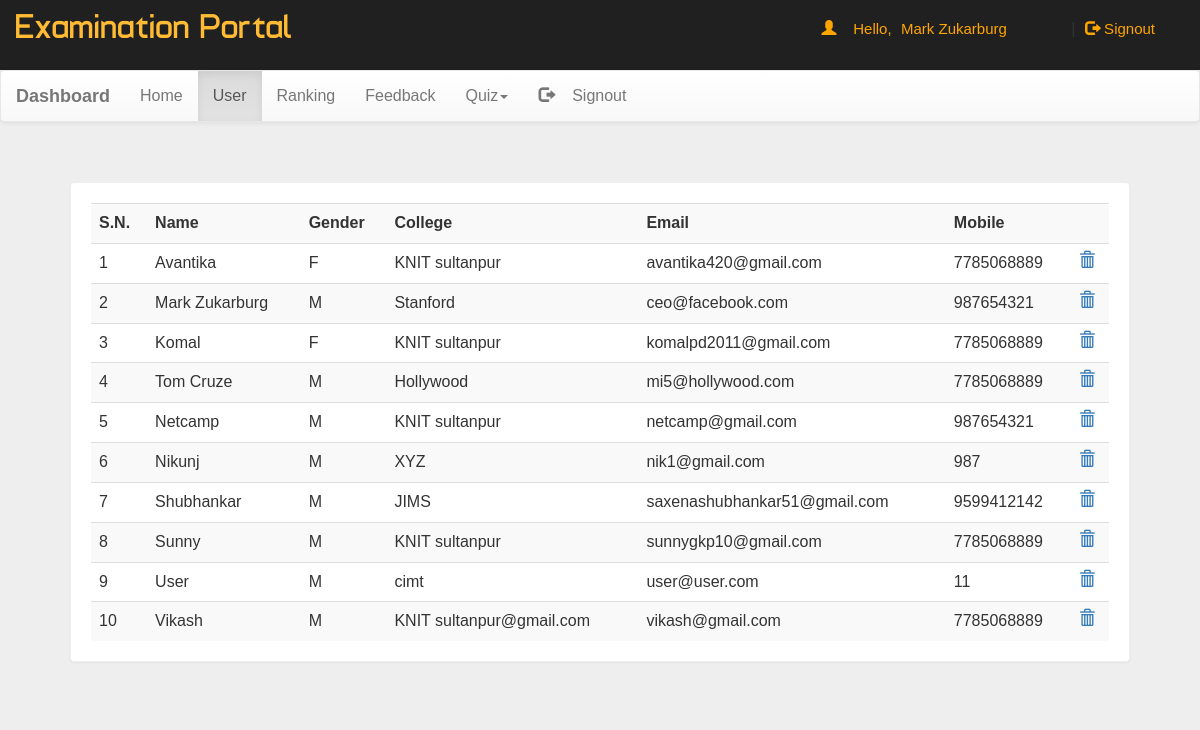
The page /dash.php?q=1 (signed in) on the database as committed earlier.
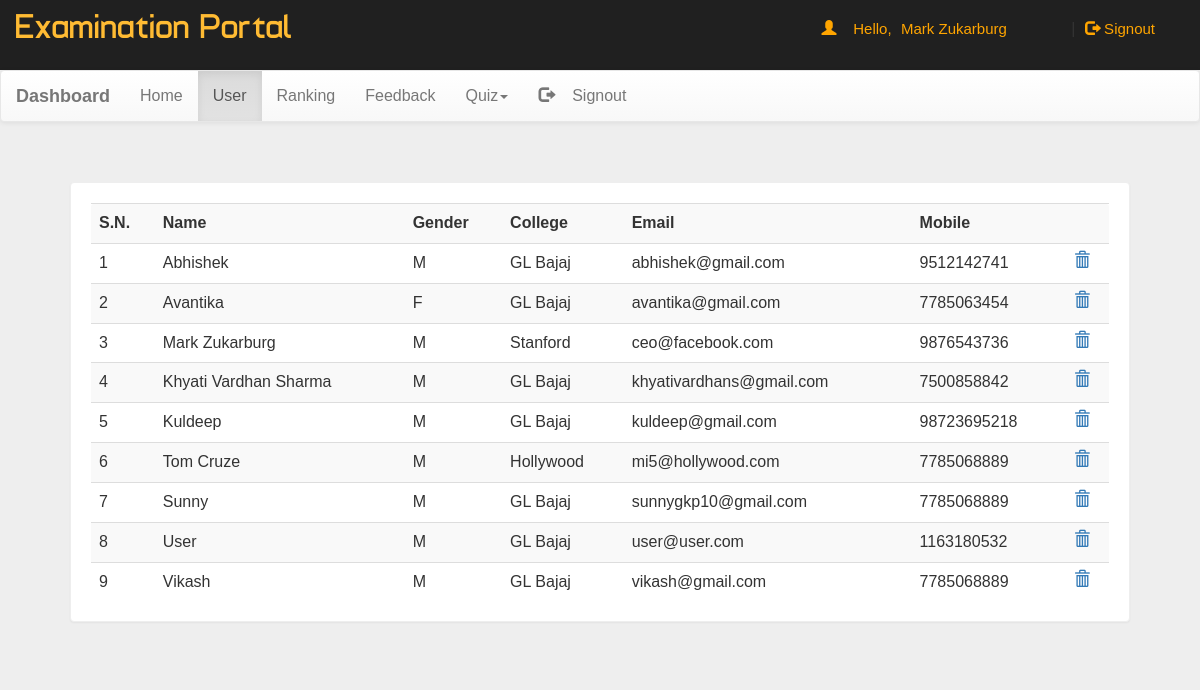
The same page on the database as committed later.
### tables this page shows
CREATE TABLE `user` (
  `name` varchar(50) NOT NULL,
  `gender` varchar(5) NOT NULL,
  `college` varchar(100) NOT NULL,
  `email` varchar(50) NOT NULL,
  `mob` bigint(20) NOT NULL,
  `password` varchar(50) NOT NULL
);

### dash.php (the view, shortened to what this page needs)
<!DOCTYPE html PUBLIC "-//W3C//DTD XHTML 1.0 Transitional//EN" "http://www.w3.org/TR/xhtml1/DTD/xhtml1-transitional.dtd">
<html xmlns="http://www.w3.org/1999/xhtml">
<head>
<link  rel="stylesheet" href="css/bootstrap.min.css"/>
 <link  rel="stylesheet" href="css/bootstrap-theme.min.css"/>
 <link rel="stylesheet" href="css/main.css">
 <link  rel="stylesheet" href="css/font.css">
</head>
<body  style="background:#eee;">
<div class="header">
<div class="row">
<div class="col-lg-6">
<span class="logo">Examination Portal</span></div>
<?php
 include_once 'dbConnection.php';
  if(!(isset($_SESSION['email']))){
header("location:index.php");
}
else
{
$name = $_SESSION['name'];;
echo '<span class="pull-right top title1" ><span class="log1"><span class="glyphicon glyphicon-user" aria-hidden="true"></span>&nbsp;&nbsp;&nbsp;&nbsp;Hello,</span> <a href="account.php" class="log log1">'.$name.'</a>&nbsp;|&nbsp;<a href="logout.php?q=account.php" class="log"><span class="glyphicon glyphicon-log-out" aria-hidden="true"></span>&nbsp;Signout</button></a></span>';
}?>
</div></div>
<nav class="navbar navbar-default title1">
  <div class="container-fluid">
    <div class="navbar-header">
      <a class="navbar-brand" href="dash.php?q=0"><b>Dashboard</b></a>
    </div>
    <div class="collapse navbar-collapse" id="bs-example-navbar-collapse-1">
      <ul class="nav navbar-nav">
        <li <?php if(@$_GET['q']==0) echo'class="active"'; ?>><a href="dash.php?q=0">Home<span class="sr-only">(current)</span></a></li>
        <li <?php if(@$_GET['q']==1) echo'class="active"'; ?>><a href="dash.php?q=1">User</a></li>
		<li <?php if(@$_GET['q']==2) echo'class="active"'; ?>><a href="dash.php?q=2">Ranking</a></li>
		<li <?php if(@$_GET['q']==3) echo'class="active"'; ?>><a href="dash.php?q=3">Feedback</a></li>
        <li class="dropdown <?php if(@$_GET['q']==4 || @$_GET['q']==5) echo'active"'; ?>">
          <a href="#" class="dropdown-toggle" data-toggle="dropdown" role="button" aria-haspopup="true" aria-expanded="false">Quiz<span class="caret"></span></a>
        </li><li class="pull-right"> <a href="logout.php?q=account.php"><span class="glyphicon glyphicon-log-out" aria-hidden="true"></span>&nbsp;&nbsp;&nbsp;&nbsp;Signout</a></li>
      </ul>
          </div>
  </div>
</nav>
<div class="container">
<div class="row">
<div class="col-md-12">
<?php if(@$_GET['q']==1) {
$result = mysqli_query($con,"SELECT * FROM user") or die('Error');
echo  '<div class="panel"><div class="table-responsive"><table class="table table-striped title1">
<tr><td><b>S.N.</b></td><td><b>Name</b></td><td><b>Gender</b></td><td><b>College</b></td><td><b>Email</b></td><td><b>Mobile</b></td><td></td></tr>';
$c=1;
while($row = mysqli_fetch_array($result)) {
	$name = $row['name'];
	$mob = $row['mob'];
	$gender = $row['gender'];
    $email = $row['email'];
	$college = $row['college'];
	echo '<tr><td>'.$c++.'</td><td>'.$name.'</td><td>'.$gender.'</td><td>'.$college.'</td><td>'.$email.'</td><td>'.$mob.'</td>
	<td><a title="Delete User" href="update.php?demail='.$email.'"><b><span class="glyphicon glyphicon-trash" aria-hidden="true"></span></b></a></td></tr>';
}
echo '</table></div></div>';
}?>
</div>
</div></div>
</body>
</html>

### css/main.css (style rules this page uses)
body { overflow-x:hidden; width:100%; font: 15px "Century Gothic", "Times Roman", sans-serif; background:#eee; min-height:550px; background-attachment:fixed; }
.panel { border-color:#eee; margin:40px; padding:20px; font: 15px "Century Gothic", "Times Roman", sans-serif; }
.header { background:#202020; height:70px; }
.logo { font-family:'typo'; font-size:35px; color:#ffbb33; margin:15px; }
.title1 { font: 16px "Century Gothic", "Times Roman", sans-serif; }
.top { margin-top:20px; }
.log1 { font: 15px 'Ubuntu', sans-serif; color:orange; margin-left:10px; }
.log { margin:10px; margin-right:60px; margin-left:5px; color:orange; text-decoration:none; font-size:20px; font-size:15px; }

Rows that differ between the two databases and show on the page:
removed user: name "Avantika", gender "F", college "KNIT sultanpur", email "avantika420@gmail.com", mob "7785068889"
removed user: name "Komal", gender "F", college "KNIT sultanpur", email "komalpd2011@gmail.com", mob "7785068889"
removed user: name "Netcamp", gender "M", college "KNIT sultanpur", email "netcamp@gmail.com", mob "987654321"
removed user: name "Nikunj", gender "M", college "XYZ", email "nik1@gmail.com", mob "987"
removed user: name "Shubhankar", gender "M", college "JIMS", email "saxenashubhankar51@gmail.com", mob "9599412142"
added user: name "Abhishek", gender "M", college "GL Bajaj", email "abhishek@gmail.com", mob "9512142741"
added user: name "Avantika", gender "F", college "GL Bajaj", email "avantika@gmail.com", mob "7785063454"
changed user "Mark Zukarburg": mob "987654321" → "9876543736"
added user: name "Khyati Vardhan Sharma", gender "M", college "GL Bajaj", email "khyativardhans@gmail.com", mob "7500858842"
added user: name "Kuldeep", gender "M", college "GL Bajaj", email "kuldeep@gmail.com", mob "98723695218"
changed user "Sunny": college "KNIT sultanpur" → "GL Bajaj"
changed user "User": college "cimt" → "GL Bajaj"; mob "11" → "1163180532"
changed user "Vikash": college "KNIT sultanpur@gmail.com" → "GL Bajaj"
